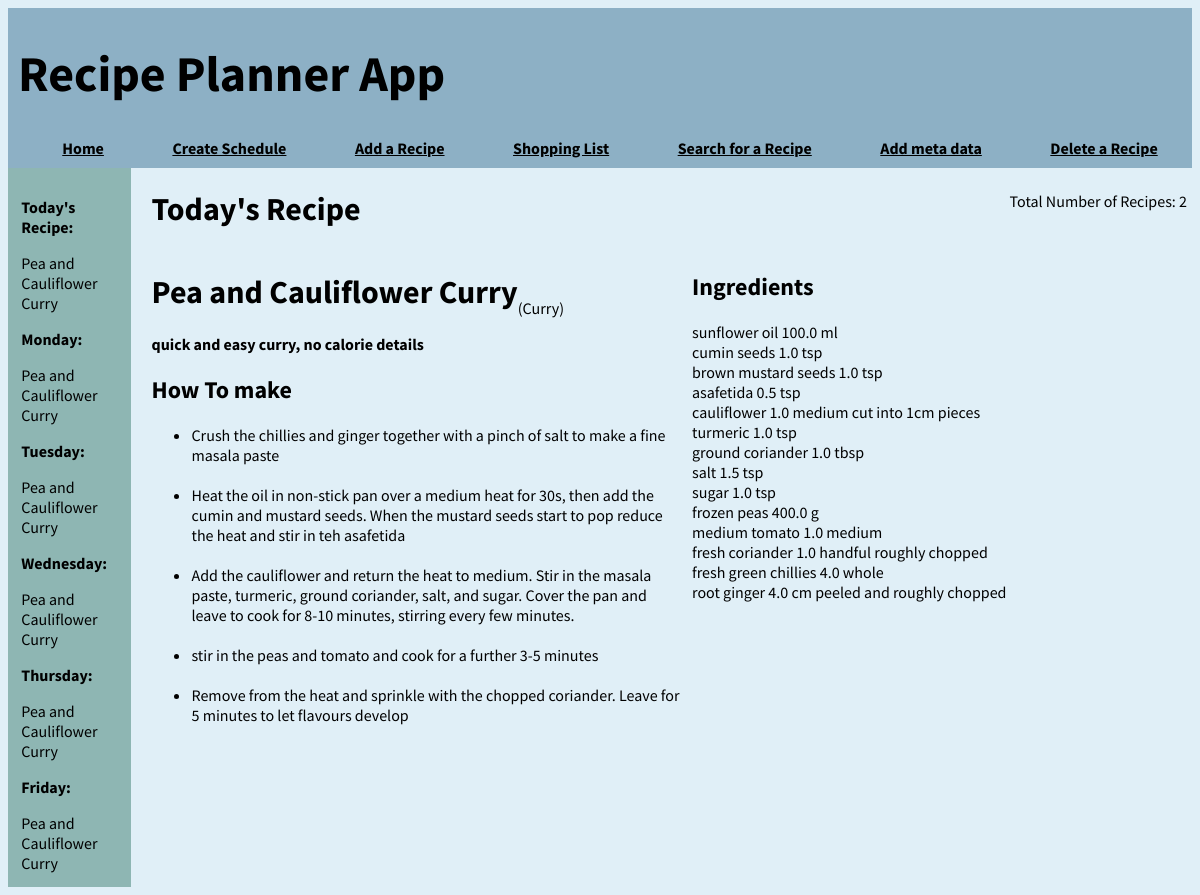
The page /home on the database its author committed.
### application/models.py (models this page shows, shortened)
class Recipes(db.Model):
    id = db.Column(db.Integer, primary_key=True)
    recipe_name = db.Column(db.String(100), nullable=False)
    recipe_description = db.Column(db.String(500))
    cuisine_id = db.Column(db.Integer, db.ForeignKey('cuisine.id'))
    quantity = db.relationship('Quantity', backref="recipes")
    method = db.relationship('Method', backref='mrecipes')

class Cuisine(db.Model):
    id = db.Column(db.Integer, primary_key=True)
    cuisine_name = db.Column(db.String(50), nullable=False)
    recipe = db.relationship('Recipes', backref='cuisine')

class Method(db.Model):
    id = db.Column(db.Integer, primary_key=True)
    recipe_id = db.Column(db.Integer, db.ForeignKey('recipes.id'), nullable=False)
    step_num = db.Column(db.Integer, nullable=False)
    step = db.Column(db.String(300), nullable=False)

class Ingredients(db.Model):
    id = db.Column(db.Integer, primary_key=True)
    ingredient_name = db.Column(db.String(50), nullable=False, index=True, unique=True)
    quantity = db.relationship("Quantity", backref="ingredients")
    shoppinglist = db.relationship("ShoppingList", backref="shopping_list")

class Quantity(db.Model):
    id = db.Column(db.Integer, primary_key=True)
    recipe_id = db.Column(db.Integer, db.ForeignKey('recipes.id'), nullable=False)
    ingredient_id = db.Column(db.Integer, db.ForeignKey('ingredients.id'), nullable=False)
    ingredient_prep = db.Column(db.String(100))
    amount = db.Column(db.Float, nullable=False)
    measure = db.Column(db.Integer, db.ForeignKey('measure.id'))

class Measure(db.Model):
    id = db.Column(db.Integer, primary_key=True)
    measure = db.Column(db.String(20), nullable=False, index=True, unique=True)
    quantity = db.relationship("Quantity", backref="measurebr")
    shoppinglist = db.relationship("ShoppingList", backref="measurebr1")

### application/routes.py (the view)
@app.route('/', methods = ['GET', 'POST'])
@app.route('/home', methods = ['GET', 'POST'])
def index():
    week = create_weekly_recipes()
    recipe_of_the_day = create_recipe_of_the_day()
    weekend = weekend_or_not()
    day = what_day_is_it()
    total_number = Recipes.query.count()
    if datetime.today().weekday() in [0,1,2,3,4]:
        daily_recipe = Recipes.query.filter_by(id = (Schedule.query.filter_by(day_of_the_week = datetime.today().weekday()).first().recipe_id)).first()
        cuisine = Cuisine.query.filter_by(id=daily_recipe.cuisine_id).first().cuisine_name
        method_list = [m.step for m in Method.query.filter_by(recipe_id = daily_recipe.id)]
        quantities = Quantity.query.filter_by(recipe_id = daily_recipe.id).all()
        ingredient_list = []
        n = 0
        for q in quantities:
            ingredient_list.append([])
            ingredient_list[n].append(Ingredients.query.filter_by(id = q.ingredient_id).first().ingredient_name)
            ingredient_list[n].append(q.amount)
            ingredient_list[n].append(Measure.query.filter_by(id = q.measure).first().measure)
            ingredient_list[n].append(q.ingredient_prep)
            n += 1
    else:
        daily_recipe = False
        cuisine = False
        method_list = False
        quantities = False
        ingredient_list = False
    return render_template('index.html', day=day, recipe_of_the_day=recipe_of_the_day, week=week, daily_recipe=daily_recipe, total_number=total_number, cuisine=cuisine, method_list=method_list, ingredient_list=ingredient_list, weekend=weekend)

### application/routes.py (called while the page is built)
def get_recipe_for_day(day_number):
    day_recipe = Recipes.query.filter_by(id = Schedule.query.filter_by(day_of_the_week = day_number).first().recipe_id).first()
    if day_recipe:
        return day_recipe
    else:
        return Recipes.query.filter_by(id = 1).first()

def create_weekly_recipes():
    week = []
    for num in range(5):
         week.append(get_recipe_for_day(num))
    return week

def create_recipe_of_the_day():
    if datetime.today().weekday() == 5 or datetime.today().weekday() == 6: # change this to show a dumy recipe on the weekend
        recipe_of_the_day = "It's the weekend, do your own thing"
    else:
        recipe_of_the_day = Recipes.query.filter_by(id = (Schedule.query.filter_by(day_of_the_week = datetime.today().weekday()).first().recipe_id)).first().recipe_name
    return recipe_of_the_day

def weekend_or_not():
    if datetime.today().weekday() == 5 or datetime.today().weekday() == 6:
        weekend = True
    else:
        weekend = False
    return weekend

def what_day_is_it():
    day = date.today()
    day = calendar.day_name[day.weekday()]

### application/templates/index.html (shortened to what this page needs)
{% extends 'layout.html'%}
{% block body %}
    <div id="hdr">
        <h1>Today's Recipe</h1> <p<b>Total Number of Recipes:</b> {{ total_number }}<p>
    </div>
    {% if weekend == False: %}
    <div id="innercntr">
    <div id="main">
        <div class='field2'>
            <h1>{{ daily_recipe.recipe_name }}</h1> <p>({{ cuisine }})</p>
        </div>
        <b>{{ daily_recipe.recipe_description }}</b>
        <h2>How To make</h2>
        <ul>
            {% for m in method_list %}
            <li>{{ m }}</li><br>
            {% endfor %}
        </ul>
    </div>
    <div id="right">
            <h2>Ingredients</h2>
            {% for q in ingredient_list %}
            <div class = "field">
                {{ q[0] }}
                {{ q[1] }}
                {{ q[2] }}
                {{ q[3] }}
            </div>
            {% endfor %}
    </div>
    {% endif %}
</div>
{% endblock body %}

### application/templates/layout.html (shortened to what this page needs)
<!DOCTYPE html>
<html lang="en">
<head>
    <link href="../static/format.css" rel="stylesheet">
</head>
<body style="font-family: Source Sans Pro, sans-serif">
    <div class="header" >
        <div style="display:flex">
            <h1 style="color:rgb(0, 0, 0); font-size:50px; margin-left: 10px"> Recipe Planner App</h1></div>
        <div id = "links">
            <a href="{{ url_for('index') }}">Home</a>
            <a href="{{ url_for('create_weekly_schedule') }}"> Create Schedule</a>
            <a href="{{ url_for('add_recipe') }}">Add a Recipe</a>
            <a href="{{ url_for('amend_shopping_list') }}">Shopping List</a>
            <a href="{{ url_for('search_recipes') }}">Search for a Recipe</a>
            <a href="{{ url_for('add_meta') }}">Add meta data</a>
            <a href="{{ url_for('delete_recipe') }}"> Delete a Recipe</a>
        </div>
    </div>
    <div class="container">
        <div id="left">
            <p><b>Today's Recipe:</b></p>
            {{ recipe_of_the_day }}
            <p><b>Monday:</b></p>
            {{ week[0].recipe_name }}
            <p><b>Tuesday:</b></p>
            {{ week[1].recipe_name }}
            <p><b>Wednesday:</b></p>
            {{ week[2].recipe_name }}
            <p><b>Thursday:</b></p>
            {{ week[3].recipe_name }}
            <p><b>Friday:</b></p>
            {{ week[4].recipe_name }}
        </div>
        <div id="center">
            {% block body %}
            {% endblock body %}
        </div>
    </div>
</body>
</html>

### application/static/format.css (style rules this page uses)
html { background-color: #e0eff7; }
.header { background-color:#8db0c5; width:100%; margin: 0 auto }
#links { text-align: center; display: flex; justify-content: space-around; color:white; padding-bottom: 10px; padding-left: 20px; font-weight: bold; }
#innercntr { display: flex; justify-content: space-between; }
#hdr { display: flex; justify-content: space-between; align-items: center; margin-right: 5px; }
#center { padding-left: 20px; }
.field { display: flex; width: 500px; justify-content: space-between; }
.field2 { display: flex; width: auto; justify-content: flex-start; align-items: flex-end; }
.container { display: flex; width : 100%; }
#left { max-width: 40%; padding: 10pt; background-color: #8eb6b3; }
#main { padding-right: 10px; }

### application/templates/layout.html (style rules this page uses)
a { color:rgb(0, 0, 0) }

### rows shown on the page
Recipes: recipe_name "Pea and Cauliflower Curry", recipe_description "quick and easy curry, no calorie details"
Cuisine: cuisine_name "Curry"
Method: step "Crush the chillies and ginger together with a pinch of salt to make a fine masala paste"
Method: step "Heat the oil in non-stick pan over a medium heat for 30s, then add the cumin and mustard seeds. When the mustard seeds start to pop reduce the heat and stir in teh asafetida"
Method: step "Add the cauliflower and return the heat to medium. Stir in the masala paste, turmeric, ground coriander, salt, and sugar. Cover the pan and leave to cook for 8-10 minutes, stirring every few minutes."
Method: step "stir in the peas and tomato and cook for a further 3-5 minutes"
Method: step "Remove from the heat and sprinkle with the chopped coriander. Leave for 5 minutes to let flavours develop"
Ingredients: ingredient_name "sunflower oil"
Quantity: amount "100.0"
Measure: measure "ml"
Ingredients: ingredient_name "cumin seeds"
Quantity: amount "1.0"
Measure: measure "tsp" "tsp" "tsp" "tsp" "tsp" "tsp"
Ingredients: ingredient_name "brown mustard seeds"
Quantity: amount "1.0"
Ingredients: ingredient_name "asafetida"
Quantity: amount "0.5"
Ingredients: ingredient_name "cauliflower"
Quantity: amount "1.0", ingredient_prep "cut into 1cm pieces"
Measure: measure "medium" "medium"
Ingredients: ingredient_name "turmeric"
Quantity: amount "1.0"
Ingredients: ingredient_name "ground coriander"
Quantity: amount "1.0"
Measure: measure "tbsp"
Ingredients: ingredient_name "salt"
Quantity: amount "1.5"
Ingredients: ingredient_name "sugar"
Quantity: amount "1.0"
Ingredients: ingredient_name "frozen peas"
Quantity: amount "400.0"
Ingredients: ingredient_name "medium tomato"
Quantity: amount "1.0"
Ingredients: ingredient_name "fresh coriander"
Quantity: amount "1.0", ingredient_prep "roughly chopped"
Measure: measure "handful"
Ingredients: ingredient_name "fresh green chillies"
Quantity: amount "4.0"
Measure: measure "whole"
Ingredients: ingredient_name "root ginger"
Quantity: amount "4.0", ingredient_prep "peeled and roughly chopped"
Measure: measure "cm"

### other values the page prints
{{ total_number }} "2"
{{ q[2] }} "g"
